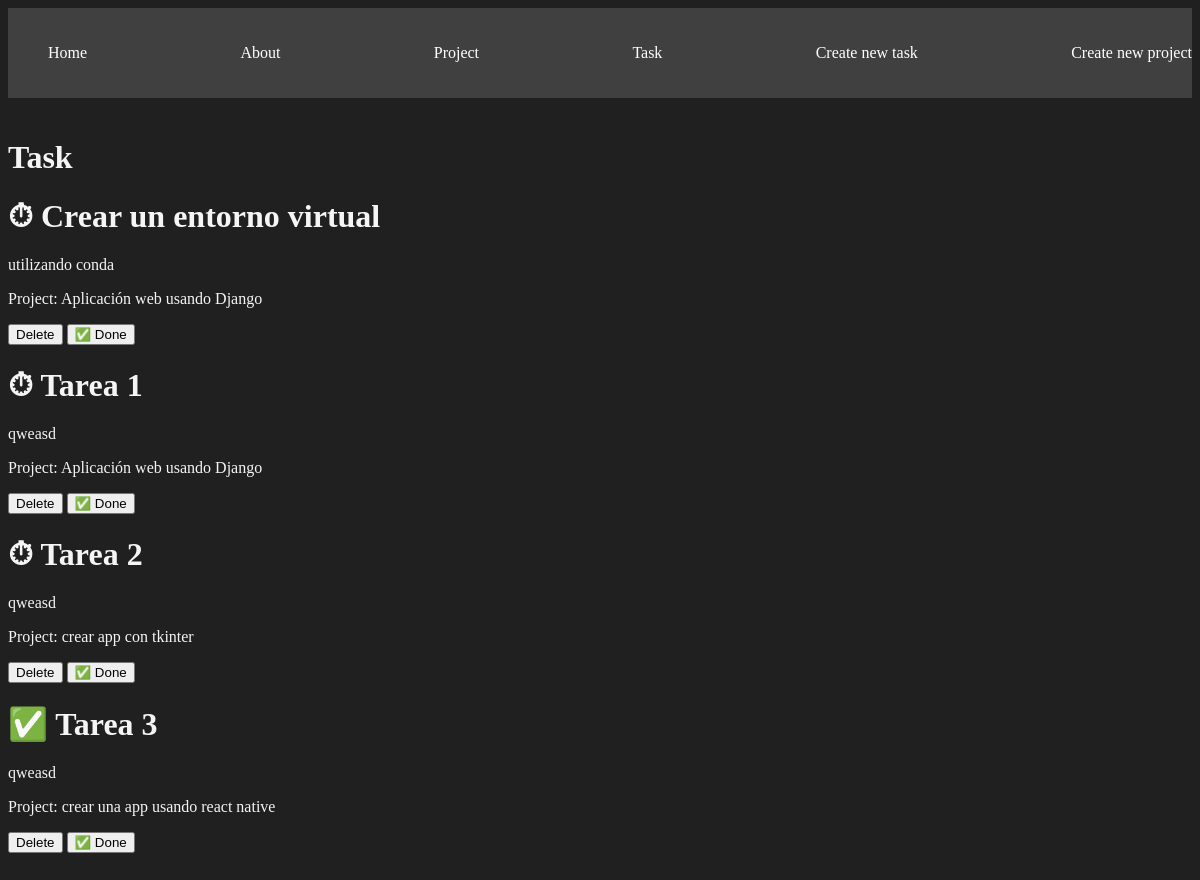
Before: /task/ with the older database file.
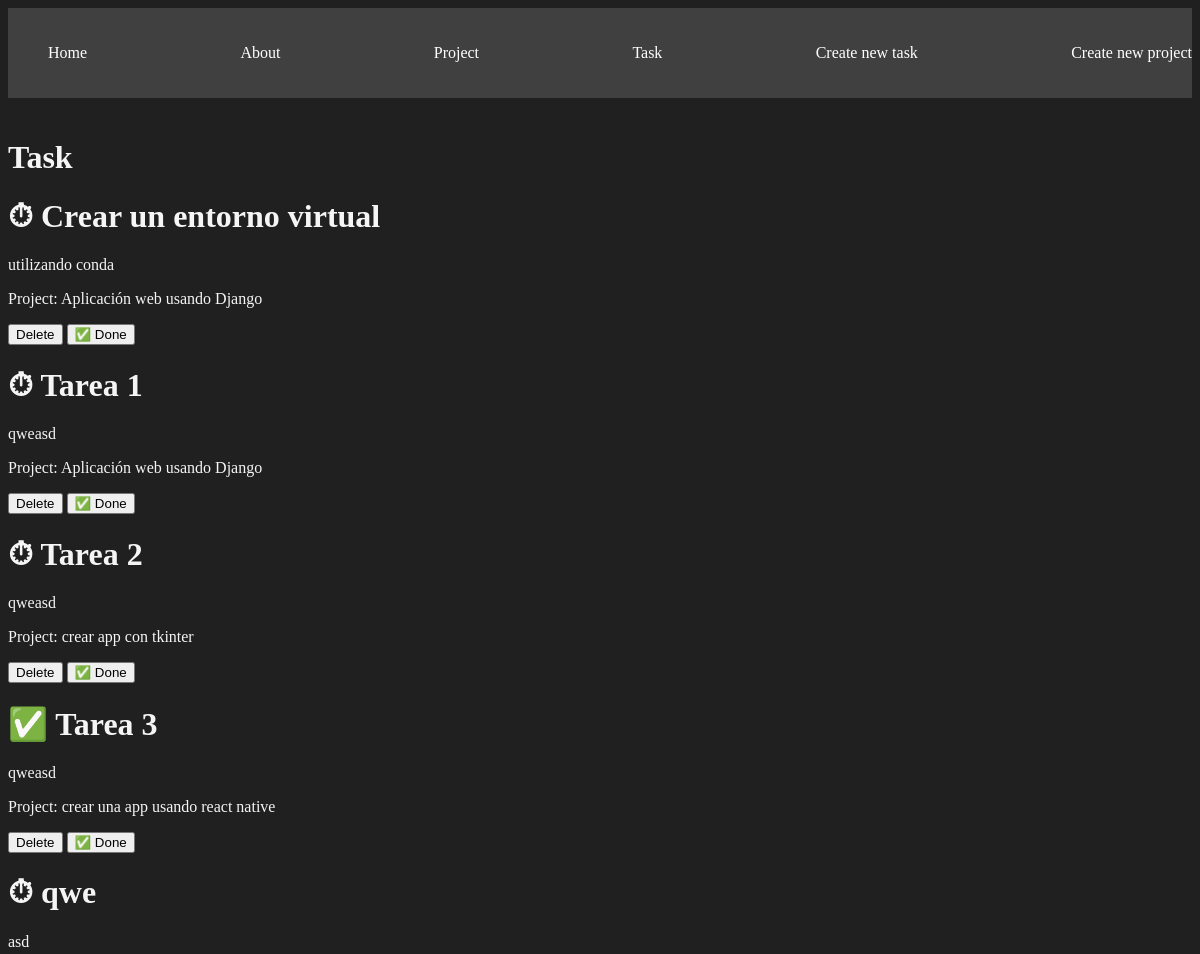
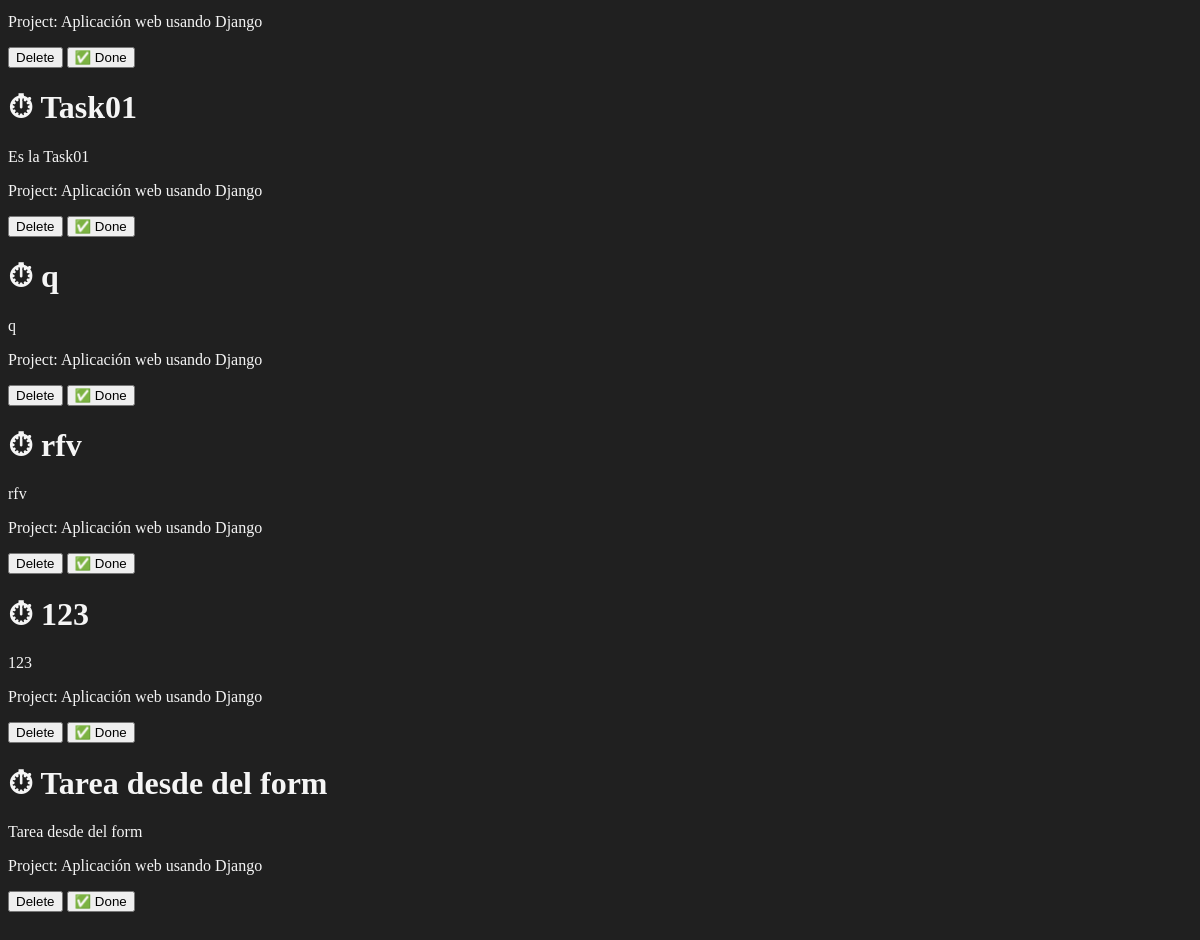
After: the same page with the newer database file (2 pictures, top to bottom).
### myapp/models.py (models this page shows, shortened)
class Task(models.Model):
    title = models.CharField(max_length=200)
    description = models.TextField()
    project = models.ForeignKey(Project, on_delete=models.CASCADE)
    done = models.BooleanField(default=False)

class Project(models.Model):
    name = models.CharField(max_length=200)

### myapp/views.py (the view)
# urls.py: path('task/', views.task,name="task"),
def task(request):
    task = Task.objects.all()
    return render(request,'task/task.html', {
        'task': task
    })

### myapp/templates/task/task.html
{% extends 'layouts/base.html' %}
{% block content %}
<h1>Task</h1>
{% for task in task %}
    <h1> {% if task.done == False %} ⏱ {% else %} ✅ {% endif %} {{ task.title }} </h1>
    <p> {{ task.description}} </p>
    <p>Project:  {{ task.project.name }} </p>
    <button>
        Delete
    </button>
    <button>
        ✅ Done
    </button>
{% endfor %}
{% endblock %}

### myapp/templates/layouts/base.html (shortened to what this page needs)
{% load static %}
<!DOCTYPE html>
<html lang="en">
<head>
    <link rel="stylesheet" href="{% static 'styles/main.css' %}">
</head>
<body>
    <nav class="navbar container">
        <ul>
            <li>
                <a href="/">Home</a>
            </li>
            <li>
                <a href="{% url 'about' %}">About</a>
            </li>
            <li>
                <a href="{% url 'project' %}">Project</a>
            </li>
            <li>
                <a href="{% url 'task' %}">Task</a>
            </li>
            <li>
                <a href="{% url 'create_task' %}">Create new task</a>
            </li>
            <li>
                <a href="{% url 'create_project' %}">Create new project</a>
            </li>
        </ul>
    </nav>
    <main class="container">
        {% block content %}
        {% endblock %}
    </main>
</body>
</html>

### myapp/static/styles/main.css (style rules this page uses)
body { background: #202020; color: whitesmoke; }
.navbar { background: #404040; padding: 5px 0px; }
.navbar ul { display: flex; justify-content: space-between; }
.navbar ul li { list-style: none; }
.navbar ul li a { color: white; text-decoration: none; }
.container { max-width: 1200px; margin: auto; padding: 20px 0px; }

Changed rows visible on the page:
added Task: title "qwe", description "asd", project.name "Aplicación web usando Django"
added Task: title "Task01", description "Es la Task01", project.name "Aplicación web usando Django"
added Task: title "q", description "q", project.name "Aplicación web usando Django"
added Task: title "rfv", description "rfv", project.name "Aplicación web usando Django"
added Task: title "123", description "123", project.name "Aplicación web usando Django"
added Task: title "Tarea desde del form", description "Tarea desde del form", project.name "Aplicación web usando Django"
